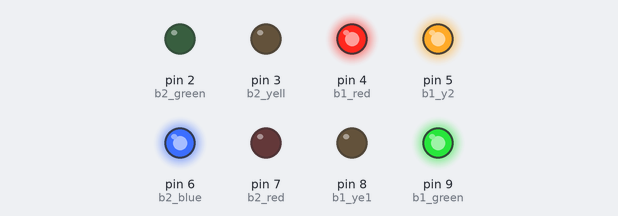
This sketch was run on a simulated Arduino Uno, built with avr-gcc and run on an emulated ATmega328P. Parts: output pins drawn as LEDs (lit = HIGH).

Above: at 0.15 s.
At 0.45 s:
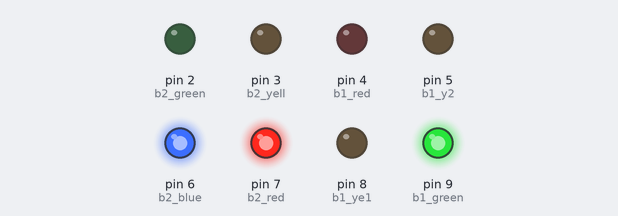
At 0.75 s:
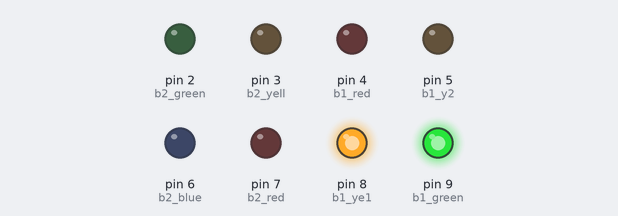
At 1.05 s:
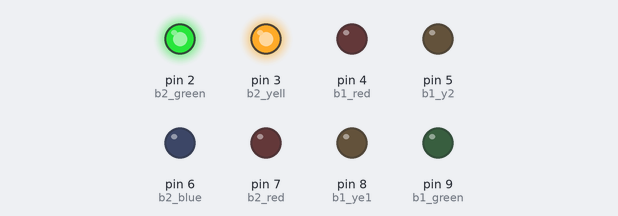
At 1.65 s:
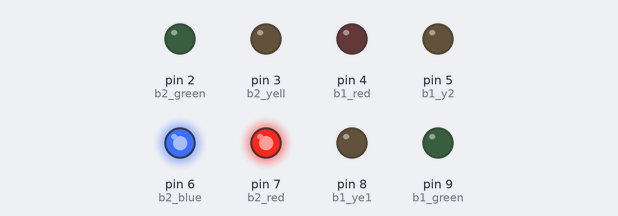
At 2.55 s:
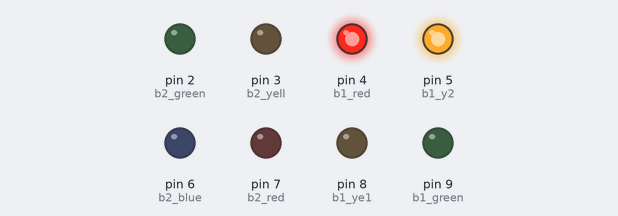
Timing chart, 0 to 3.0 s (numbered marks = the images above):
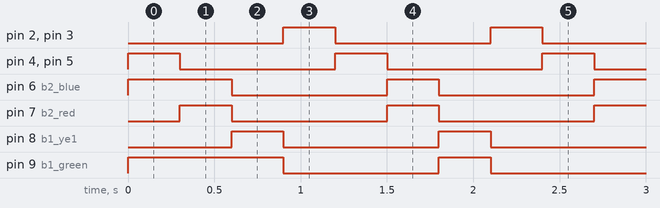

Measured:
- by itself, pin 2 (b2_green), pin 3 (b2_yell), pin 4 (b1_red), pin 5 (b1_y2), pin 6 (b2_blue), pin 7 (b2_red), pin 8 (b1_ye1), pin 9 (b1_green): alternates HIGH for 0.30 s and LOW for 0.90 s

The sketch:

Effect1.ino
```cpp
#define b1_ye1 8
#define b1_y2 5
#define b1_red 4
#define b1_green 9
#define b2_green 2
#define b2_yell 3
#define b2_red 7
#define b2_blue 6
int d=300;


void setup() {
  pinMode(b1_ye1,OUTPUT);
  pinMode(b1_y2,OUTPUT);
  pinMode(b1_red,OUTPUT);
  pinMode(b1_green,OUTPUT);
  pinMode(b2_green,OUTPUT);
  pinMode(b2_yell,OUTPUT);
  pinMode(b2_red,OUTPUT);
  pinMode(b2_blue,OUTPUT);
  digitalWrite(b1_ye1,HIGH);
  digitalWrite(b1_y2,HIGH);
  digitalWrite(b1_red,HIGH);
  digitalWrite(b1_green,HIGH);
  digitalWrite(b2_green,HIGH);
  digitalWrite(b2_yell,HIGH);
  digitalWrite(b2_red,HIGH);
  digitalWrite(b2_blue,HIGH);
  digitalWrite(b1_ye1,LOW);
  digitalWrite(b1_y2,HIGH);
  digitalWrite(b1_red,LOW);
  digitalWrite(b1_green,HIGH);
  digitalWrite(b2_green,LOW);
  digitalWrite(b2_yell,HIGH);
  digitalWrite(b2_red,LOW);
  digitalWrite(b2_blue,HIGH);

  // put your setup code here, to run once:

}

void loop() {
//   digitalWrite(b1_ye1,HIGH);
//   digitalWrite(b1_y2,HIGH);
//   digitalWrite(b1_red,HIGH);
//   digitalWrite(b1_green,HIGH);
//   digitalWrite(b2_green,HIGH);
//   digitalWrite(b2_yell,HIGH);
//   digitalWrite(b2_red,HIGH);
//   digitalWrite(b2_blue,HIGH);

//   // 1st Effect
//    digitalWrite(b1_ye1,LOW);
//   digitalWrite(b1_y2,HIGH);
//   digitalWrite(b1_red,LOW);
//   digitalWrite(b1_green,HIGH);
//   digitalWrite(b2_green,LOW);
//   digitalWrite(b2_yell,HIGH);
//   digitalWrite(b2_red,LOW);
//   digitalWrite(b2_blue,HIGH);

//   // all off
// digitalWrite(b1_ye1,LOW);
//   digitalWrite(b1_y2,LOW);
//   digitalWrite(b1_red,LOW);
//   digitalWrite(b1_green,LOW);
//   digitalWrite(b2_green,LOW);
//   digitalWrite(b2_yell,LOW);
//   digitalWrite(b2_red,LOW);
//   digitalWrite(b2_blue,LOW);

  // 2nd effect
//   digitalWrite(b1_ye1,HIGH);
//   digitalWrite(b1_green,HIGH);
//   digitalWrite(b2_green,HIGH);
//   digitalWrite(b2_yell,HIGH);
//   delay(500);
//   digitalWrite(b2_green,LOW);
//   digitalWrite(b2_yell,LOW);
//   digitalWrite(b1_ye1,LOW);
//   digitalWrite(b1_green,LOW);
//   digitalWrite(b1_y2,HIGH);
//   digitalWrite(b1_red,HIGH);
//   digitalWrite(b2_red,LOW);
//   digitalWrite(b2_blue,LOW);
//   delay(500);
//    digitalWrite(b1_y2,LOW);
//   digitalWrite(b1_red,LOW);
//   digitalWrite(b2_red,HIGH);
//   digitalWrite(b2_blue,HIGH);
//   delay(500);


//  digitalWrite(b1_ye1,HIGH);
//   digitalWrite(b1_green,HIGH);

//   delay(700);

//   digitalWrite(b1_y2,HIGH);
//   digitalWrite(b1_red,HIGH);

//   delay(700);
//   digitalWrite(b2_red,HIGH);
//   digitalWrite(b2_blue,HIGH);
//   delay(700);
//   digitalWrite(b2_green,HIGH);
//   digitalWrite(b2_yell,HIGH);
// delay(700);
// digitalWrite(b1_ye1,LOW);
//   digitalWrite(b1_y2,LOW);
//   digitalWrite(b1_red,LOW);
//   digitalWrite(b1_green,LOW);
//   digitalWrite(b2_green,LOW);
//   digitalWrite(b2_yell,LOW);
//   digitalWrite(b2_red,LOW);
//   digitalWrite(b2_blue,LOW);

  // put your main code here, to run repeatedly:


  digitalWrite(b1_y2,HIGH);
  digitalWrite(b1_red,HIGH);
   digitalWrite(b2_green,LOW);
  digitalWrite(b2_yell,LOW);
  delay(d);
  digitalWrite(b2_red,HIGH);
  digitalWrite(b2_blue,HIGH);
  digitalWrite(b1_y2,LOW);
  digitalWrite(b1_red,LOW);
  delay(d);
    digitalWrite(b1_ye1,HIGH);
  digitalWrite(b1_green,HIGH);
   digitalWrite(b2_red,LOW);
  digitalWrite(b2_blue,LOW);
  delay(d);
  digitalWrite(b2_green,HIGH);
  digitalWrite(b2_yell,HIGH);
     digitalWrite(b1_ye1,LOW);
  digitalWrite(b1_green,LOW);
  delay(d);

}
```
